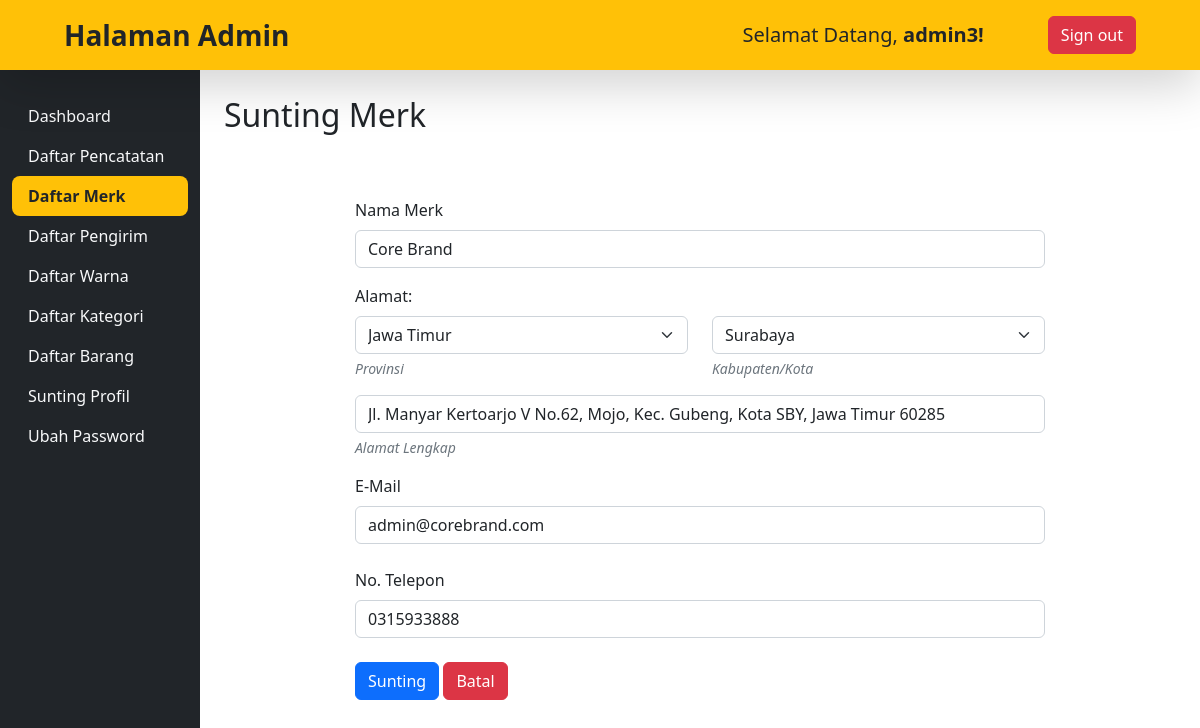
The page /admin/editMerk.php?id_merk=SBY002 (signed in) on the database its author committed.
### tables this page shows
CREATE TABLE MERK (
    ID_MERK     CHAR (6)      NOT NULL,
    ID_KOTA     CHAR (6)      NOT NULL,
    NAMA_MERK   VARCHAR (30)  NOT NULL,
    NOTELP_MERK VARCHAR (16)  NOT NULL,
    EMAIL_MERK  VARCHAR (30)  NOT NULL,
    ALAMAT      VARCHAR (255),
    PRIMARY KEY (
        ID_MERK
    ),
    FOREIGN KEY (
        ID_KOTA
    )
    REFERENCES [KOTA/KAB] (ID_KOTA) ON DELETE RESTRICT
                                    ON UPDATE RESTRICT
);

CREATE TABLE [KOTA/KAB] (
    ID_KOTA     CHAR (3)     NOT NULL,
    ID_PROVINSI CHAR (3)     NOT NULL,
    NAMA_KOTA   VARCHAR (30) NOT NULL,
    PRIMARY KEY (
        ID_KOTA
    ),
    FOREIGN KEY (
        ID_PROVINSI
    )
    REFERENCES PROVINSI (ID_PROVINSI) ON DELETE RESTRICT
                                      ON UPDATE RESTRICT
);

CREATE TABLE PROVINSI (
    ID_PROVINSI   CHAR (3)     NOT NULL,
    NAMA_PROVINSI VARCHAR (30) NOT NULL,
    PRIMARY KEY (
        ID_PROVINSI
    )
);

### function.php (called while the page is built, shortened)
<?php
$db = new SQLite3($_SERVER['DOCUMENT_ROOT']."/gudang sepatu.db");
function getData($data){
    global $db;
    $result = $db->query($data);
    $rows = [];
    while($row = $result->fetchArray()){
        $rows[] = $row;
    };
    return $rows;
}
?>

### admin/editMerk.php (the view, shortened to what this page needs)
<?php
require '../function.php';
$data_prov = getData("SELECT * FROM 'PROVINSI'");
$data_kab = getData("SELECT * FROM 'KOTA/KAB'");
$id_merk = $_GET['id_merk'];
$data = getData("SELECT * FROM 'MERK' WHERE ID_MERK = '$id_merk'")[0];
$id_kota = $data['ID_KOTA'];
$selectedKab = getData("SELECT * FROM 'KOTA/KAB' WHERE ID_KOTA ='$id_kota'")[0];
$id_prov = $selectedKab['ID_PROVINSI'];
?>
<!DOCTYPE html>
<html>
<head>
	<link href="../assets/css/bootstrap.min.css" rel="stylesheet">
</head>
<body>
<header class="navbar fixed-top bg-warning flex-md-nowrap shadow-lg py-2">
		<p class="navbar-brand col-md-3 col-lg-2 me-0 px-3 fs-3 text-dark fw-bold my-auto ms-5">Halaman Admin</p>
  		<div class="nav">
    		<span class="nav-item text-nowrap my-auto fs-5">Selamat Datang, <b><?php echo $_SESSION['username'] ?>!</b></span>
    		<div class="nav-item text-nowrap">
      			<a class="nav-link mx-5" href="logout.php"><button class="btn btn-danger">Sign out</button></a>
    		</div>
  		</div>
	</header>
	<div class="container-fluid">
	  <div class="row">
		  <nav id="sidebarMenu" class="col-md-3 col-lg-2 d-md-block bg-dark sidebar collapse">
	      <div class="position-sticky pt-3 sidebar-sticky pt-5">
	        <ul class="nav flex-column mt-5">
	          <li class="nav-item">
	            <a class="nav-link text-light" href="dashboard.php">
	              Dashboard
	            </a>
	          </li>
	          <li class="nav-item">
	            <a class="nav-link text-light" href="pencatatan.php">
	              Daftar Pencatatan
	            </a>
	          </li>
	          <li class="nav-item">
	            <a class="nav-link active text-dark fw-bold rounded-3 bg-warning" aria-current="page" href="merk.php">
	              Daftar Merk
	            </a>
	          </li>
	          <li class="nav-item">
	            <a class="nav-link text-light" href="pengirim.php">
	              Daftar Pengirim
	            </a>
	          </li>
	          <li class="nav-item">
	            <a class="nav-link text-light" href="warna.php">
	              Daftar Warna
	            </a>
	          </li>
	          <li class="nav-item">
	            <a class="nav-link text-light" href="kategori.php">
	              Daftar Kategori
	            </a>
	          </li>
	          <li class="nav-item">
	            <a class="nav-link text-light" href="barang.php">
	              Daftar Barang
	            </a>
	          </li>
	          <li class="nav-item">
	            <a class="nav-link text-light" href="profil.php">
	              Sunting Profil
	            </a>
	          </li>
	          <li class="nav-item">
	            <a class="nav-link text-light" href="password.php">
	              Ubah Password
	            </a>
	          </li>
	        </ul>
	      </div>
	    </nav>
	    <main class="col-md-9 ms-sm-auto col-lg-10 px-md-4 py-5">
	      	<h1 class="h2 my-5">Sunting Merk</h1>
	      	<div class="container w-75 py-3">
			  <form method="post" action="">
			      	<div class="mb-3">
						<label for="nama" class="form-label">Nama Merk</label>
						<input type="text" class="form-control" name="nama" id="nama" value="<?php echo $data['NAMA_MERK'] ?>" placeholder="Masukkan Nama Pengirim" required>
					</div>
					<div class="col mb-3">
						<div class="row">
							<label for="provinsi" class="form-label">Alamat:</label>
						</div>
						<div class="row">
							<div class="col">
								<select class="form-select" name="provinsi" id="provinsi">
								<?php foreach ($data_prov as $prov) :?>
									<option value="<?= $prov['ID_PROVINSI']?>" <?= ($id_prov == $prov['ID_PROVINSI']) ? 'selected' : '' ?>><?=ucwords(strtolower($prov['NAMA_PROVINSI']))?></option>
								<?php endforeach ?>
								</select>
								<div class="form-text"><em>Provinsi</em></div>
							</div>
							<div class="col">
								<select class="form-select" name="kabupaten" id="kabupaten">
									<?php foreach ($data_kab as $kot) :?>
										<option value="<?= $kot['ID_KOTA']?>" <?= ($id_kota == $kot['ID_KOTA']) ? 'selected' : '' ?>><?=ucwords(strtolower($kot['NAMA_KOTA']))?></option>
									<?php endforeach ?>
								</select>
								<div class="form-text"><em>Kabupaten/Kota</em></div>
							</div>
						</div>
						<div class="mt-3">
							<input type="text" class="form-control" name="alamat" id="alamat" placeholder="Masukkan Alamat Lengkap" value="<?php echo $data['ALAMAT'] ?>" required>
							<div class="form-text"><em>Alamat Lengkap</em></div>
						</div>
					</div>
					<div class="mb-4">
						<label for="email" class="form-label">E-Mail</label>
						<input type="email" class="form-control" name="email" id="email" value="<?php echo $data['EMAIL_MERK'] ?>" required placeholder="Masukkan E-Mail">
					</div>
					<div class="mb-4">
						<label for="notelp" class="form-label">No. Telepon</label>
						<input type="text" class="form-control" id="notelp"  value="<?php echo $data['NOTELP_MERK'] ?>" required oninput="this.value = this.value.replace(/[^0-9.]/g, '').replace(/(\..*)\./g, '$1');" placeholder="Nomor Telepon" name="notelp">
					</div>
					<div class="mb-3">
						<button type="submit" class="btn btn-primary" name="submit">Sunting</button>
						<a href="merk.php"><button type="button" class="btn btn-danger" name="cancel">Batal</button></a>
					</div>
				</form>
	      	</div>
	      </div>
	  </div>
</body>
</html>

### admin/editMerk.php (style rules this page uses)
.sidebar { height: 100vh; position: fixed; }

### rows shown on the page
merk: nama "Core Brand", kabupaten "Surabaya", alamat "Jl. Manyar Kertoarjo V No.62, Mojo, Kec. Gubeng, Kota SBY, Jawa Timur 60285", email "admin@corebrand.com", notelp "0315933888"
kota/kab: provinsi "Jawa Timur"

### other values the page prints
$_SESSION['username'] "admin3"
